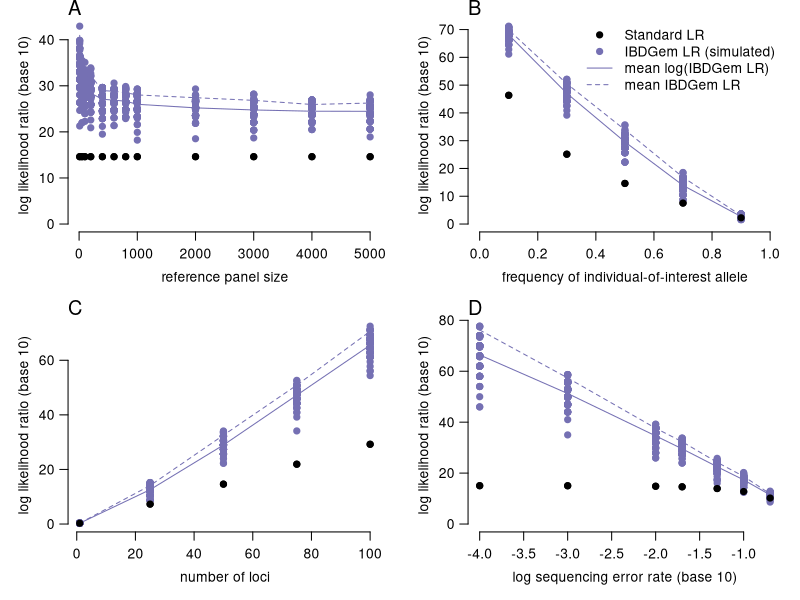
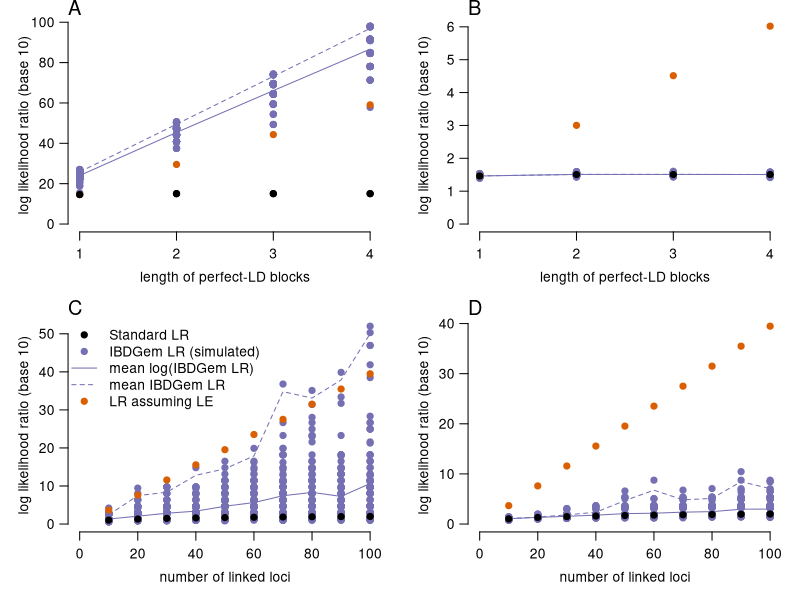

Source code (R) for these figures, in order:
#10/15/24
#Code to simulate and analyze haploid individuals
#under the IBDGem model.

#########################################################
#Table 1 and example

set.seed(8675309)

n <- 5
k <- 10
p <- 1/2
eps <- 0.02

#make a matrix holding a reference panel, individuals in rows
sim.ref <- function(n,k,p){
  matrix(rbinom(n*k, 1, p), nrow = n)
}

PD.I <- (1-eps)^k #probability that the haploid of interest generates reads that match
l <- 0:k
PD.Ls <- eps^l * (1-eps)^(k-l) # probability of generating reads that match given L (0:k) mismatches
P.Ls <- dbinom(l, k, p) #probability of l differences with POI
PD.U <- sum(PD.Ls * P.Ls) #probability of data from unrelated ind
PDU.12 <- (eps*p + (1-eps)*(1-p))^k

#probability of observing the data from a randomly
#drawn individual from the reference panel
PDR <- function(ref, eps){
  Ls <- rowSums(ref)
  PD.Ri <- eps^Ls * (1-eps)^(ncol(ref)-Ls)
  mean(PD.Ri)
}

PDR.log10 <- function(ref, eps){
  Ls <- rowSums(ref)
  PD.Ri.log10 <- Ls*log10(eps) + (ncol(ref) - Ls)*log10(1-eps) 
  log10(mean(10^PD.Ri.log10))
}


ref <- sim.ref(n, k, p) #simulate a reference panel
PD.R <- PDR(ref, eps) #compute probability of data given each panel member

PD.I
PD.U
PD.R
PD.I/PD.U #forensic LR
PD.I/PD.R #IBDGem LR

##################################################
#Figure 1

#Takes a reference panel size n, a number of loci k,
#sequencing error rate eps, frequency of the allele not 
#possessed by the individual of interest p, and number of simulations
#to run nsim.
#Computes the probability of observing 1 read at each
#site matching the individual of interest under three conditions:
#first, conditional on the reads coming from the individual of interest (PD.I)
#second, conditional on the reads coming a random unrelated individual
#from the population (PD.U),
#and third, conditional on the reads coming from a random individual
#from the reference panel (PDRs) for each of nsim simulated reference panels.
#Returns the likelihood ratio for unrelated individual from the population,
#and the nsim likelihood ratios for individual from the ref panel.
getsims <- function(n, k, eps, p = 0.5, nsim = 100){
  l <- 0:k
  PD.I <- (1-eps)^k
  PD.Ls <- eps^l * (1-eps)^(k-l) # probability of generating reads that match given L (0:k) mismatches
  P.Ls <- dbinom(l, k, p) #probability of l differences with POI
  PD.U <- sum(PD.Ls * P.Ls) #probability of data from unrelated ind
  PDRs <- numeric(nsim)
  for(i in 1:nsim){
    ref <- sim.ref(n, k, p)
    PDRs[i] <- PDR(ref, eps) 
  }
  return(c( PD.I/PD.U, PD.I/PDRs ))
}

#A version of getsims that works on a log10 scale for numerical stability
getsims.log10 <- function(n, k, eps, p = 0.5, nsim = 100){
  l <- 0:k
  PD.I.log10 <- k * log10(1-eps)
  PD.Ls.log10 <- l * log10(eps) + (k-l)*log10(1-eps)  # probability of generating reads that match given L (0:k) mismatches
  P.Ls.log10 <- dbinom(l, k, p, log = TRUE)/log(10) #probability of l differences with POI
  PD.U.log10 <- log10(sum(10^(PD.Ls.log10 + P.Ls.log10))) #probability of data from unrelated ind
  PDRs.log10 <- numeric(nsim)
  for(i in 1:nsim){
    ref <- sim.ref(n, k, p)
    PDRs.log10[i] <- PDR.log10(ref, eps) 
  }
  return(c( PD.I.log10 - PD.U.log10, PD.I.log10 - PDRs.log10 ))
}

# Function to simulate data
run_simulations <- function(vals, param = "n",epsilon,kval) {
  lr.f <- numeric(length(vals))
  lr.n <- matrix(ncol = length(vals), nrow = nsim)
  
  for(i in 1:length(vals)){
    if (param == "n") {
      n <- vals[i]
      sim <- getsims.log10(n, k = kval, eps = epsilon, p = 0.5, nsim = nsim)
    } else if (param == "p") {
      p <- vals[i]
      sim <- getsims.log10(n = 100, k = kval, eps = epsilon, p = p, nsim = nsim)
    } else if (param == "k") {
      k <- vals[i]
      sim <- getsims.log10(n = 100, k = k, eps = epsilon, p = 0.5, nsim = nsim)
    } else if (param == "eps") {
      eps <- vals[i]
      sim <- getsims.log10(n = 100, k = kval, eps = eps, p = 0.5, nsim = nsim)
    } else {
      stop("Invalid parameter specified")
    }
    
    lr.f[i] <- sim[1]
    lr.n[,i] <- sim[2:length(sim)]
  }
  
  return(list(lr.f = lr.f, lr.n = lr.n))
}

# Function to plot results
plot_results <- function(xvals, lr.f, lr.n, xlab, ylab, main,xlim=NULL) {
  plot(xvals, lr.f, ylim = range(c(0, lr.n)), bty = "n", pch = 19, 
       xlab = xlab, ylab = ylab, las = 1,xlim=xlim)
  mtext(main, adj = 0, cex = 1.2)
  for (i in 1:length(xvals)) {
    points(rep(xvals[i], nsim), lr.n[, i], col = "#7570b3", pch = 19)
  }
  lines(xvals, log10(colMeans(10^lr.n)), col = "#7570b3", lty = 2)
  lines(xvals, colMeans(lr.n), col = "#7570b3", lty = 1)
  points(xvals, lr.f, pch = 19, col = "black")
}

# Values of n, p, k, and epsilon to plot in figures
nvals <- c(10, 50, 100, 200, 400, 600, 800, 1000,2000,3000,4000,5000)
pvals <- c(0.1, 0.3, 0.5, 0.7, 0.9)
kvals <- c(1, 25, 50, 75, 100)
epsvals <- c(1e-4, 1e-3, 1e-2, .02, .05, 0.1, 0.2)
nsim <- 100

pdf("Fig1.pdf", width = 8, height = 6)
par(mfrow = c(2, 2), mar = c(4.1, 4.1, 1.1, 1.1), mgp = c(2.2, 0.8, 0))

# Plot reference panel size results
result_nvals <- run_simulations(nvals, param = "n",eps=0.02,kval=50)

plot_results(nvals, result_nvals$lr.f, 
             result_nvals$lr.n, 
             "reference panel size", "log likelihood ratio (base 10)", "A")


# Plot allele frequency results
result_pvals <- run_simulations(pvals, param = "p",eps=0.02,kval=50)
plot_results(1 - pvals, result_pvals$lr.f, 
             result_pvals$lr.n, 
             "frequency of individual-of-interest allele", 
             "log likelihood ratio (base 10)", "B",xlim = c(0,1))

legend("topright", pch = c(19,19,26,26), col = c("black", "#7570b3", "#7570b3", "#7570b3"), lty = c(0,0,1,2), legend = c("Standard LR", "IBDGem LR (simulated)", "mean log(IBDGem LR)", "mean IBDGem LR"), bty = "n")

# Plot number of loci results
result_kvals <- run_simulations(kvals, param = "k",eps=0.02,kval=50)
plot_results(kvals, result_kvals$lr.f, 
             result_kvals$lr.n, 
             "number of loci", "log likelihood ratio (base 10)", "C")

# Plot error rate results
result_epsvals <- run_simulations(epsvals, param = "eps",eps=0.02,kval=50)
plot_results(log10(epsvals), result_epsvals$lr.f, 
             result_epsvals$lr.n, 
             "log sequencing error rate (base 10)", 
             "log likelihood ratio (base 10)", "D")

dev.off()

##################################################
#Figure 3 

#A version of getsims for the 'perfect LD blocks of m loci' model
#in addition to likelihood ratios based on a reference panel and based 
#on assuming unlinked loci, computes the correct LR accounting for LD.
getsims.log10.mcopies <- function(n, k, eps, m = 1, p = 0.5, nsim = 100){
  l <- 0:k
  PD.I.log10 <- k * m * log10(1-eps)
  PD.Ls.log10 <- m * l * log10(eps) + m*(k-l)*log10(1-eps)  # probability of generating reads that match given L (0:k) mismatches
  P.Ls.log10 <- dbinom(l, k, p, log = TRUE)/log(10) #probability of l differences with POI
  PD.U.log10 <- log10(sum(10^(PD.Ls.log10 + P.Ls.log10))) #probability of data from unrelated ind
  
  P.Ls.log10.unlinked <- dbinom(m*l, m*k, p, log = TRUE)/log(10) 
  PD.U.log10.unlinked <- log10(sum(10^(PD.Ls.log10 + P.Ls.log10.unlinked)))
  PDRs.log10 <- numeric(nsim)
  for(i in 1:nsim){
    ref <- sim.ref(n, k, p)
    ref.rep <- matrix(rep(ref, m), nrow = nrow(ref))
    PDRs.log10[i] <- PDR.log10(ref.rep, eps) 
  }
  return(c( PD.I.log10 - PD.U.log10, PD.I.log10 - PD.U.log10.unlinked, PD.I.log10 - PDRs.log10 ))
}

#simulate a reference panel based on the "caterpillar" complete-LD model
sim.ref.caterpillar <- function(n, k){
  hapnum <- sample(0:k, n , replace=T)
  makehap <- function(hn){
    c(rep(1, hn), rep(0,k-hn))
  }
  t(sapply(hapnum, makehap))
}

#A version of getsims() for the caterpillar complete-LD model. 
#In addition to likelihood ratios  based on a reference panel and based 
#on assuming unlinked loci, also computes the correct 
#population-level likelihood ratio based on haplotype frequencies.
getsims.log10.caterpillar <- function(n, k, eps, nsim = 100){
  l <- 0:k
  PD.I.log10 <- k * log10(1-eps)
  PD.Ls.log10 <-  l * log10(eps) + (k-l)*log10(1-eps)  # probability of generating reads that match given L (0:k) mismatches
  P.Ls.log10 <- log10(rep(1/(k+1), k+1)) #probability of l differences with POI
  PD.U.log10 <- log10(sum(10^(PD.Ls.log10 + P.Ls.log10))) #probability of data from unrelated ind
  i <- 1:k
  PD.U.log10.unlinked <- sum(log10(i*(1-eps)/(k+1) + eps*(k+1-i)/(k+1) ))
  PDRs.log10 <- numeric(nsim)
  for(i in 1:nsim){
    ref <- sim.ref.caterpillar(n, k)
    PDRs.log10[i] <- PDR.log10(ref, eps) 
  }
  return(c( PD.I.log10 - PD.U.log10, PD.I.log10 - PD.U.log10.unlinked, PD.I.log10 - PDRs.log10 ))
}

#function to simulate the data
run_simulations_2 <- function(vals,kval=NULL,n,param) {
  if (param == "m"){
    lr.f <- numeric(length(vals))
    lr.unlinked <- numeric(length(vals))
    lr.n <- matrix(ncol = length(vals), nrow = nsim)
    for(i in 1:length(vals)){
      m <- vals[i]
      sim <- getsims.log10.mcopies(n = n, k = kval, eps = 0.02, p = 0.5, m = vals[i], nsim = nsim)
      lr.f[i] <- sim[1]
      lr.unlinked[i] <- sim[2]
      lr.n[,i] <- sim[3:length(sim)]
    }
    
    return(list(lr.f = lr.f, lr.unlinked = lr.unlinked,lr.n = lr.n))    
  }
  else{
    lr.f <- numeric(length(vals))
    lr.unlinked <- numeric(length(vals))
    lr.n <- matrix(ncol = length(vals), nrow = nsim)
    for(i in 1:length(vals)){
      k <- vals[i]
      sim <- getsims.log10.caterpillar(n = n, k = k, eps = 0.02, nsim = nsim)
      lr.f[i] <- sim[1]
      lr.unlinked[i] <- sim[2]
      lr.n[,i] <- sim[3:length(sim)]
    }
    return(list(lr.f = lr.f, lr.unlinked = lr.unlinked,lr.n = lr.n))    
  }
}

# Function to plot results
plot_results_2 <- function(xvals, lr.f, lr.n, lr.unlinked,xlab, ylab, main,xlim=NULL) {
  plot(xvals, lr.f, ylim = range(c(0,lr.n, lr.unlinked)), bty = "n", pch = 19, 
       xlab = xlab, ylab = ylab, las = 1,xlim=xlim,xaxt="n")
  mtext(main, adj = 0, cex = 1.2)
  for (i in 1:length(xvals)) {
    points(rep(xvals[i], nsim), lr.n[, i], col = "#7570b3", pch = 19)
  }
  lines(xvals, log10(colMeans(10^lr.n)), col = "#7570b3", lty = 2)
  lines(xvals, colMeans(lr.n), col = "#7570b3", lty = 1)
  points(xvals, lr.unlinked, pch = 19, col = "#d95f02")
  points(xvals, lr.f, pch = 19, col = "black")
}


pdf("Fig3.pdf", width = 8, height = 6)
par(mfrow = c(2,2), mar = c(4.1, 4.1, 1.1, 1.1), mgp = c(2.2, 0.8, 0))

mvals <- 1:4
results_mvals_50 <- run_simulations_2(mvals,n=5000,k=50,param="m")

plot_results_2(mvals, results_mvals_50$lr.f, 
               results_mvals_50$lr.n, 
               results_mvals_50$lr.unlinked,
               "length of perfect-LD blocks", "log likelihood ratio (base 10)", "A")
axis(1, at = c(1,2,3,4))


#Repeat, but with lower k
results_mvals_5 <- run_simulations_2(mvals,n=5000,k=5,param="m")
plot_results_2(mvals, results_mvals_5$lr.f, 
               results_mvals_5$lr.n, 
               results_mvals_5$lr.unlinked,
               "length of perfect-LD blocks", "log likelihood ratio (base 10)", "B")
axis(1, at = c(1,2,3,4))


#Panel with caterpillar/graded sim
kvals <- c((1:10)*10)

#caterpillar, changing k
results_kvals <- run_simulations_2(kvals,n=20,kval=NULL,param="k")
plot_results_2(kvals, results_kvals$lr.f, 
               results_kvals$lr.n, 
               results_kvals$lr.unlinked,
               "number of linked loci", "log likelihood ratio (base 10)", "C",xlim=c(0,max(kvals)))

legend("topleft", pch = c(19,19,26, 26, 19), col = c("black", "#7570b3", "#7570b3", "#7570b3", "#d95f02"), lty = c(0,0,1,2,0), legend = c("Standard LR", "IBDGem LR (simulated)", "mean log(IBDGem LR)", "mean IBDGem LR", "LR assuming LE"), bty = "n")
axis(1, at = seq(0, 100, by = 20))

#caterpillar, changing k, higher n
results_kvals_higher_n <- run_simulations_2(kvals,n=100,kval=NULL,param="k")
plot_results_2(kvals, results_kvals_higher_n$lr.f, 
               results_kvals_higher_n$lr.n, 
               results_kvals_higher_n$lr.unlinked,
               "number of linked loci", "log likelihood ratio (base 10)", "D",xlim=c(0,max(kvals)))

axis(1, at = seq(0, 100, by = 20))

dev.off()
